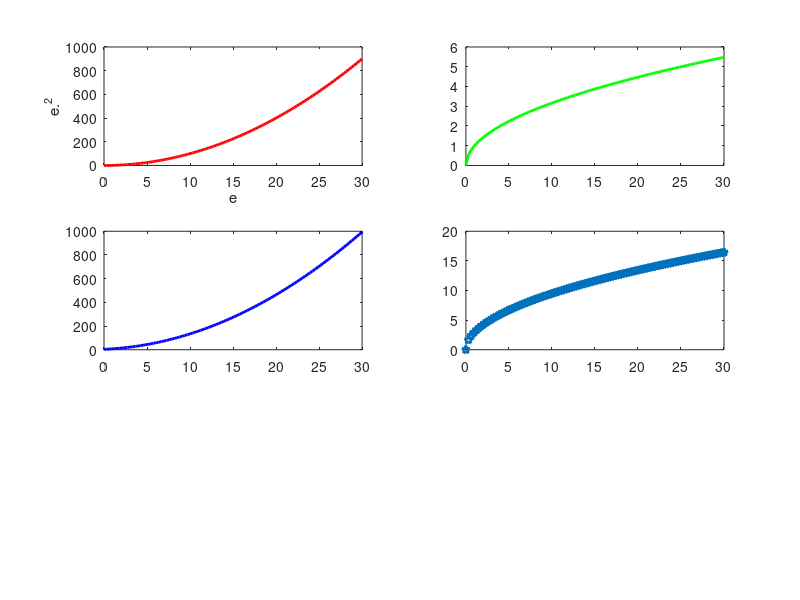

Write the MATLAB code that produced this figure. (Note: this script raises an error after producing the figure.)
e=linspace(0,30);
title('subplots')

y1=e.^2;
y2=sqrt(e);
y3=e.^2+3*e+4;
y4=3*sqrt(e);
subplot(3,2,1)
plot(e,y1, 'r', 'linewidth', 2)
xlabel('e')
ylabel('e.^2')

subplot(3,2,2)
plot(e,y2,'g', 'linewidth', 2)
subplot(3,2,3)
plot(e, y3, 'b', 'linewidth', 2)
subplot(3,2,4)
plot(e,y4, 'p', 'linewidth', 2);
plot(e,y4, 'p', 'linewidth', 2)
sgtitle('subplots')
